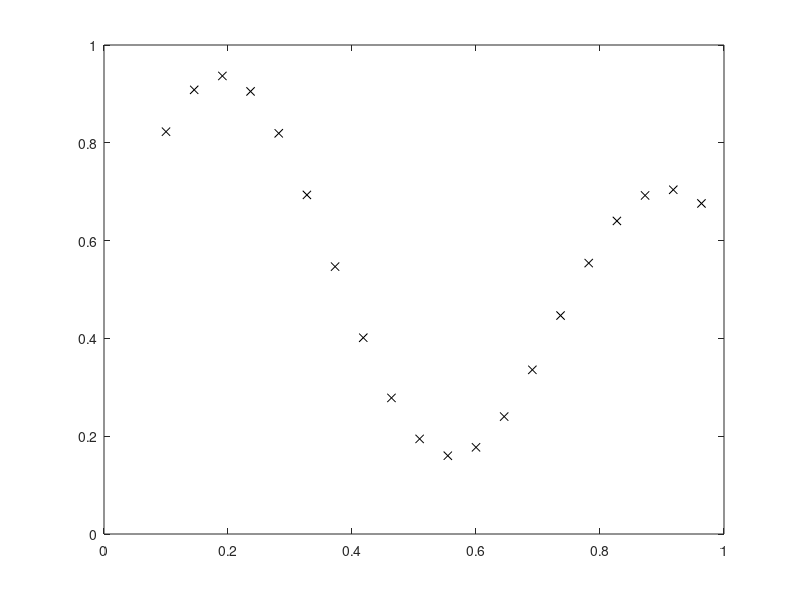
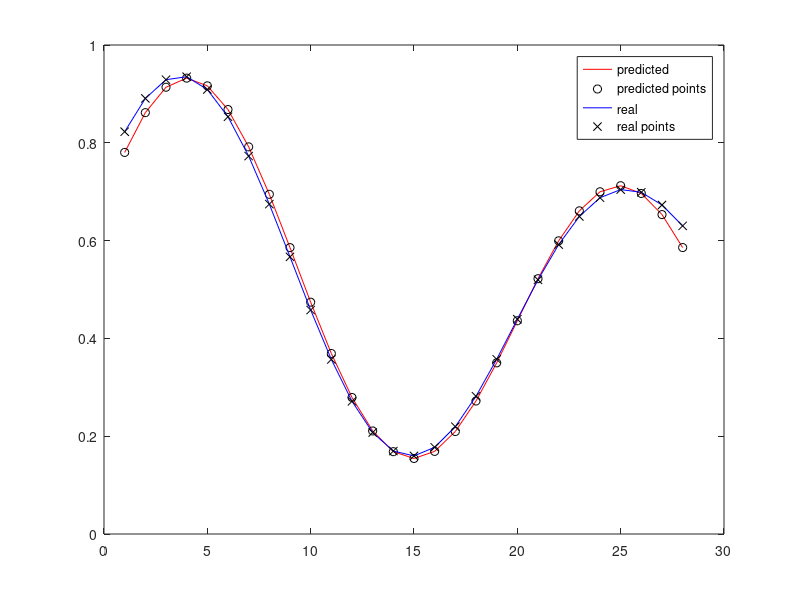

Write the MATLAB code that produced these figures, in order.
clear
clc;

% 1. Duomenų paruošimas
X = 0.1:1/22:1;
N = size(X, 2)

f = @(x) (1 + 0.6*sin(2*pi*x/0.7) + 0.3*sin(2*pi*x))/2;
desired_output = f(X);

figure(1)
plot(X, desired_output, 'kx')

% 2. Tinklo struktūros pasirinkimas
% 1 įėjimas; 2 neuronai paslėptajame sluoksnyje, 1 išėjimas
% naudojamos Gauso funkcijos spindulio tipo bazinėse funkcijose

% 3. Pradinių parametrų reikšmių pasirinkimas

% I sluoksnis

c1 = 0.2; r1 = 0.2;
c2 = 0.9; r2 = 0.2;




% II sluoksnis
w1 = randn(1);
w2 = randn(1);
w0 = randn(1);

n = 0.01; % mokymo žingsnis
epoch = 10000; % Mokymo epochų skaičius

% Gauso funkcija
gaussian = @(x, c, r) exp(-(x - c).^2 / (2 * r^2));

% 4. Tinklo atsako skaičiavimas
for k = 1:epoch
    for indx = 1:N
        % I sluoksnis
        y1_1 = gaussian(X(indx), c1, r1);
        y2_1 = gaussian(X(indx), c2, r2);
        
        % II sluoksnis
        y1 = w1 * y1_1 + w2 * y2_1 + w0;

        % 5. Klaidos skaičiavimas E = 1/2*e^2;
        e = desired_output(indx) - y1;

        % 6. Tinklo koeficientų atnaujinimas
        % w = w + n*delta*IN;
        delta_w1 = n * e * y1_1;
        delta_w2 = n * e * y2_1;
        delta_w0 = n * e;

        w1 = w1 + delta_w1;
        w2 = w2 + delta_w2;
        w0 = w0 + delta_w0;
    end
end

% 7. Tinklo testavimas

X_test = 0.1:1/30:1;
N_test = size(X_test, 2);
Y1 = zeros(1, N_test);

desired_output_test = f(X_test);

e = 0;

for indx = 1:N_test
    % I sluoksnis
    y1_1 = gaussian(X_test(indx), c1, r1);
    y2_1 = gaussian(X_test(indx), c2, r2);
    
    % II sluoksnis
    Y1(indx) = w1 * y1_1 + w2 * y2_1 + w0;

    % 8. Klaidos skaičiavimas E = 1/2*e^2;
    e = e + abs(desired_output_test(indx) - Y1(indx));
end

e = e / N_test;

disp("Error " + e)
w0
w1
w2

figure(2)
plot(1:N_test, Y1, 'r', 1:N_test, Y1, 'ko')
hold on 
plot(1:N_test, desired_output_test, 'b', 1:N_test, desired_output_test, 'kx')
legend('predicted', 'predicted points', 'real', 'real points')